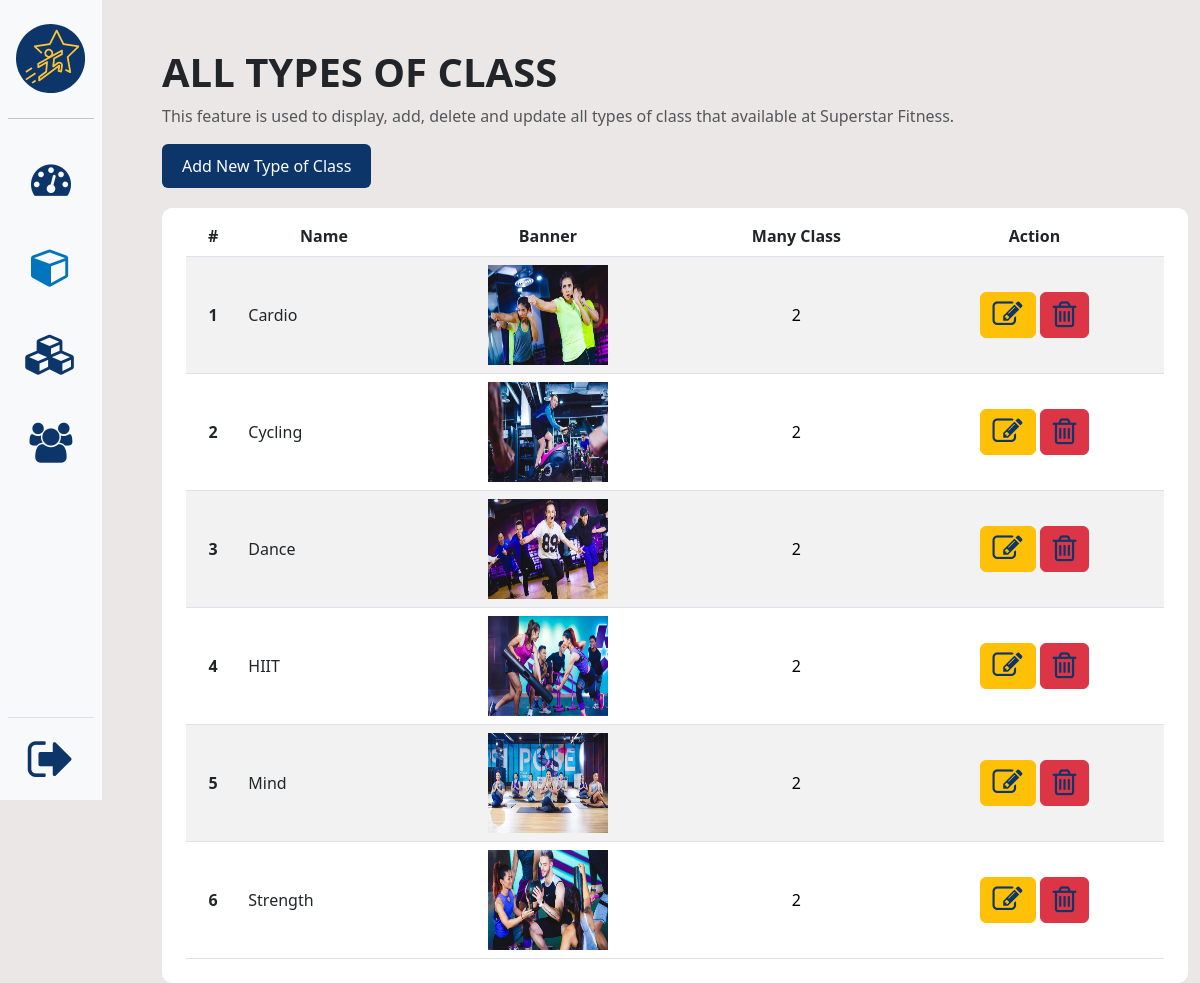
/dashboard/types.php (signed in), run on the app's committed database.
### tables this page shows
CREATE TABLE `types` (
  `id` int(11) NOT NULL,
  `name` varchar(100) NOT NULL,
  `banner` varchar(100) NOT NULL,
  `class` varchar(100) NOT NULL
);

### dashboard/types.php (the view, shortened to what this page needs)
<!DOCTYPE html>
<html lang="en">
<head>
    <link href="https://cdn.jsdelivr.net/npm/bootstrap@5.3.3/dist/css/bootstrap.min.css" rel="stylesheet"
>
    <link rel="stylesheet" href="https://cdnjs.cloudflare.com/ajax/libs/font-awesome/4.7.0/css/font-awesome.min.css">
    <link href="https://cdnjs.cloudflare.com/ajax/libs/twitter-bootstrap/5.3.0/css/bootstrap.min.css" rel="stylesheet">
    <link href="https://cdn.datatables.net/v/bs5/jq-3.7.0/dt-2.0.7/datatables.min.css" rel="stylesheet">
    <link rel="stylesheet" href="../asset/css/dashboard.css" />
</head>
<body class="d-flex">
    <div class="d-flex flex-column flex-shrink-0 bg-body-tertiary px-2" style="height: 100vh; position:fixed;">
        <div class="m-2 mt-4">
            <img src="../asset/image/dasboard/logo.svg" alt="Logo Berbinar Insightful Indonesia"
                title="Logo Berbinar Insightful Indonesia" style="height: 70px;">
        </div>
        <hr>
        <ul class="nav nav-pills nav-flush flex-column mb-auto text-center mt-4 text-gray-700 list-unstyled w-100"
            style="margin-left: 0px;">
            <li class="mb-4 rounded nav-item">
                <a href="index.php" style="text-decoration: none;"
                    class="tooltipp d-flex flex-column align-items-center text-secondary">
                    <i class="fa fa-tachometer " style="font-size: 40px;"></i>
                </a>
            </li>
            <li class="my-4 rounded nav-item">
                <a href="types.php" style="text-decoration: none;"
                    class="tooltipp here d-flex flex-column align-items-center text-secondary">
                    <i class="fa fa-cube" style="font-size: 40px;"></i>
                </a>
            </li>
            <li class="my-4 rounded nav-item">
                <a href="classes.php" style="text-decoration: none;"
                    class="tooltipp d-flex flex-column align-items-center text-secondary">
                    <i class="fa fa-cubes" style="font-size: 40px;"></i>
                </a>
            </li>
            <li class="my-4 rounded nav-item">
                <a href="memberships.php" style="text-decoration: none;"
                    class="tooltipp d-flex flex-column align-items-center text-secondary">
                    <i class="fa fa-users" style="font-size: 40px;"></i>
                </a>
            </li>
        </ul>
        <div class="border-top">
            <a href="#"
                class="d-flex align-items-center justify-content-center p-3 link-body-emphasis text-decoration-none"
                aria-expanded="false">
                <i class="fa fa-sign-out" data-bs-toggle="modal" data-bs-target="#logOut" aria-hidden="true"
                    style="font-size: 50px;"></i>
            </a>
        </div>
    </div>
    <div class="container" style="margin-left:150px">
        <div class="my-5">
            <h1><b>ALL TYPES OF CLASS</b></h1>
            <p class="text-body-secondary">This feature is used to display, add, delete and update all types of class
                that available at Superstar Fitness.</p>
            <a href="/" type="button" class="btn btn-info" data-bs-toggle="modal" data-bs-target="#addType">Add New Type
                of Class</a>
            <div class="container px-4 py-2" style="background-color: white; border-radius: 10px;">
                <table class="table table-striped table-hover display data">
                    <thead>
                        <tr>
                            <th scope="col" style="text-align: center;">#</th>
                            <th scope="col" style="text-align: center;">Name</th>
                            <th scope="col" style="text-align: center;">Banner</th>
                            <th scope="col" style="text-align: center;">Many Class</th>
                            <th scope="col" style="text-align: center;">Action</th>
                        </tr>
                    </thead>
                    <tbody>
                        <?php
                        include ("connect.php");
                        $sql1 = "select id, name, banner from types order by id asc";
                        $q2 = mysqli_query($koneksi, $sql1);
                        $urut = 1;
                        while ($data = mysqli_fetch_array($q2)) {
                        ?>
                        <tr>
                            <th scope="row" style="vertical-align: middle; text-align: center;"><?= $urut++ ?></th>
                            <td style="vertical-align: middle;"><?=ucfirst($data['name']) ?></td>
                            <td style="vertical-align: middle; text-align: center;">
                                <img src="../asset/image/banner/<?= $data['banner'] ?>" width="120" height="100"
                                    alt="#">
                            </td>
                            <td style="vertical-align: middle; text-align: center">
                                <a href="class.php?type=<?=$data['name']?>" style="text-decoration: none;color: black;">
                                    <?php
                            $sql = "SELECT COUNT(*) AS totalData FROM classes where type = '{$data['name']}'";
                            $q1 = mysqli_query($koneksi, $sql);
                            while($data2 = mysqli_fetch_array($q1)){ ?>
                                    <?=$data2['totalData']?>
                                    <?php } ?>
                                </a>
                            </td>
                            <td style="vertical-align: middle; text-align: center;">
                                <a href="editType.php?id=<?= $data['id'] ?>" type="button" class="btn btn-warning"
                                    data-bs-toggle="modal" data-bs-target="#editType<?= $data['id'] ?>">
                                    <i class="fa fa-pencil-square-o" style="font-size: 30px;"></i>
                                </a>
                                <a href="deleteType.php?id=<?= $data['id'] ?>" type="button" class="btn btn-danger"
                                    data-bs-toggle="modal" data-bs-target="#deleteType<?= $data['id'] ?>">
                                    <i class="fa fa-trash-o" style="font-size: 30px;"></i>
                                </a>
                            </td>
                        </tr>
                        <?php } ?>
                    </tbody>
                </table>
            </div>
        </div>
    </div>
</body>
</html>

### asset/css/dashboard.css (style rules this page uses)
body, html { margin: 0; padding: 0; height: 100%; background: #ebe7e7 !important; }
.tooltipp { position: relative; display: inline-block; color: #0C356A; }
.tooltipp.here i { color: #0174BE; }
.btn-info { background-color: #0C356A; border: #0C356A; color: white; padding: 10px 20px; margin-bottom: 20px; }
.fa { color: #0C356A; }

### data on the page
types: name "Cardio", banner (picture), totalData "2"
types: name "Cycling", banner (picture), totalData "2"
types: name "Dance", banner (picture), totalData "2"
types: name "HIIT", banner (picture), totalData "2"
types: name "Mind", banner (picture), totalData "2"
types: name "Strength", banner (picture), totalData "2"
